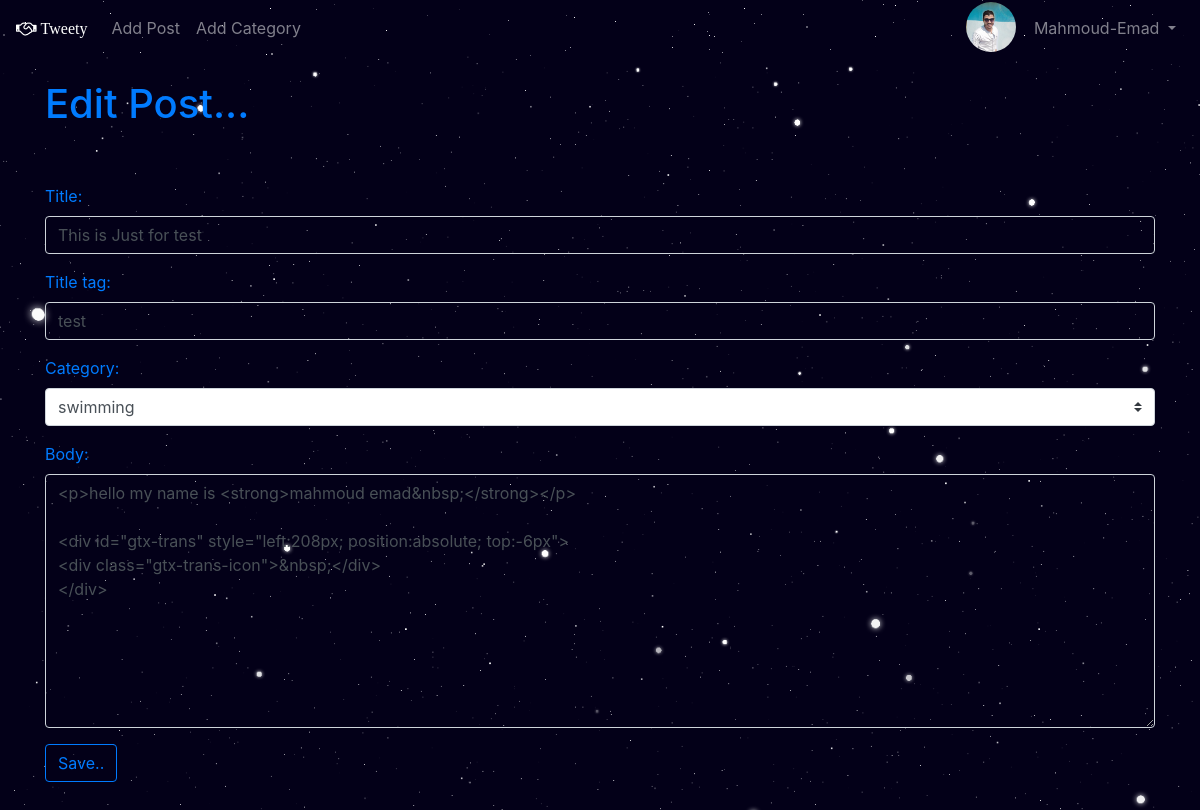
/article/edit/44 (signed in), run on the app's committed database.
### theblog/models.py (models this page shows, shortened)
class Profile(models.Model):
    user = models.OneToOneField(User,null=True,on_delete=models.CASCADE)
    bio = models.TextField()
    profile_pic = models.ImageField(blank=True,null=True, upload_to="images/profile/")
    website_url = models.CharField(max_length=255,null=True, blank=True,)
    facebook_url = models.CharField(max_length=255,null=True, blank=True,)
    twtter_url = models.CharField(max_length=255,null=True, blank=True,)
    instgram_url = models.CharField(max_length=255,null=True, blank=True,)
    phone = models.CharField(blank=True, max_length=15,verbose_name="Phone Number")
    address = models.CharField(max_length=100)
    country = CountryField()
    Gender = models.CharField(max_length=20,choices=Gender)
    Profile_Cover = models.ImageField(blank=True,null=True, upload_to="images/profile/Profile-Cover")
    Favorite = models.CharField(max_length=20,choices=Favorite_chose)

class Post (models.Model):
    title = models.CharField(max_length=255)
    header_image = models.ImageField(null=True, blank=True, upload_to="images/")
    title_tag = models.CharField(max_length=255)
    auther = models.ForeignKey(User , on_delete=models.CASCADE)
    body = RichTextField(blank=True,null=True)
    post_date = models.DateField(auto_now_add=True)
    category = models.CharField(max_length=255)
    like = models.ManyToManyField(User,related_name='bloge_Post')

### theblog/views.py (the view)
# urls.py: path('article/edit/<int:pk>', EditPostView.as_view(), name='edit_post'),
class EditPostView(UpdateView):
    model = Post
    form_class = EditForm
    template_name = 'edit_post.html'

### theblog/forms.py
class EditForm(forms.ModelForm):
    class Meta:
        model = Post
        fields = ('title' , 'title_tag', 'category', 'body')
        widgets = {
            'title' : forms.TextInput(attrs={'class' : 'form-control bg-transparent'}),
            'title_tag' : forms.TextInput(attrs={'class' : 'form-control bg-transparent'}),
            'body' : forms.Textarea(attrs={'class' : 'form-control bg-transparent'}),
            'category' : forms.Select(choices=choice_list,attrs={'class' : 'custom-select mr-sm-2'}),
        }

### theblog/templates/edit_post.html (shortened to what this page needs)
{% extends 'base.html' %}
{% block contant %}
{% if user.is_authenticated %}
        {% if user.id == post.auther.id %}
        <div class="alart text-primary">
            <h1>Edit Post...</h1>
        </div>
        <br/><br/>
        <div class="form-group text-primary">
<form method="POST" enctype="multipart/form-data">
                {{ form.as_p }}
                <button class="btn btn-outline-primary">Save..</button>
                <br/><br/>
        </div>
    {% endif %}
{% endif %}
{% endblock contant %}

### theblog/templates/base.html (shortened to what this page needs)
{% load static %}
<!doctype html>
<html lang="en">
  <head>
    <link rel="stylesheet" href="https://stackpath.bootstrapcdn.com/bootstrap/4.5.2/css/bootstrap.min.css">
    <link rel="stylesheet" href="https://cdnjs.cloudflare.com/ajax/libs/font-awesome/4.7.0/css/font-awesome.min.css">
  </head>
  <body style="background-image: url('{% static 'site_static/img/start-blog.jpg'%}');
             background-repeat: no-repeat;
              background-attachment: fixed;
              background-size: cover;
           ">
    <nav class="navbar navbar-expand-lg navbar-dark bg-transparent" style="background-image: url('{% static 'site_static/img/start-blog.jpg'%}'); ">
        <a class="navbar-brand fa fa-handshake-o" href="{% url 'home' %}"> Tweety </a>
        <div class="collapse navbar-collapse" id="navbarSupportedContent">
          <ul class="navbar-nav mr-auto">
           {% if user.is_authenticated %}
              <li class="nav-item">
                <a class="nav-link" href="{% url 'add_post' %}">Add Post</a>
              </li>
              <li class="nav-item">
                <a class="nav-link" href="{% url 'add_category' %}">Add Category</a>
              </li>
            {% endif %}
          </ul>
        </div>
        {% if user.is_authenticated %}
          {% if user.profile.id %}
            <ul class="navbar-nav ml-auto">
              <li class="nav-item dropdown">
                <a class="nav-link dropdown-toggle" href="#" id="navbarDropdown" role="button" data-toggle="dropdown" aria-haspopup="true" aria-expanded="false">
                  {{ user.first_name }}-{{ user.last_name }}
                    {% if user.profile.profile_pic %}
                      <div class="card-img-overlay">
                        <img src="{{ user.profile.profile_pic.url }}" style="
                          width: 50px;
                          height: 50px;
                          margin: 0px;
                          margin-top: -30px;
                          margin-left: -80px;
                          " class="rounded-circle
                        ">
                      </div>
                    {% endif %}
                </a>
              </li>
            </ul>
          {% endif %}
        {% endif %}
      </nav>
    <br>
    <div class="container">
        {% block contant %}
        {% endblock contant %}
    </div>
  </body>
</html>

### data on the page
Post: title "This is Just for test", title_tag "test", category "swimming", body "<p>hello my name is <strong>mahmoud emad&nbsp;</strong></p> <div id=\"gtx-trans\" style=\"left:208px; position:absolute; top:-6px\"> <div class=\"gtx-trans-icon\">&nbsp;</div> </div>"

### other printed values
{{ user.first_name }} "Mahmoud"
{{ user.last_name }} "Emad"
